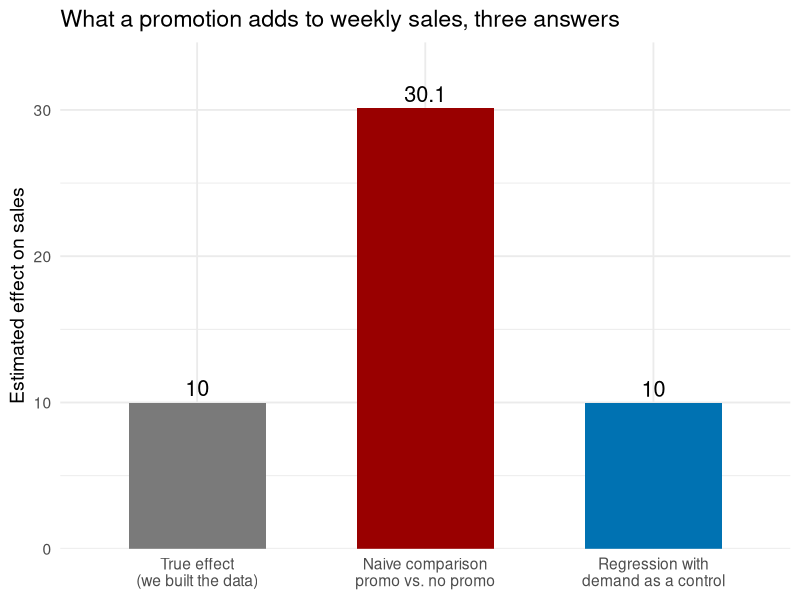
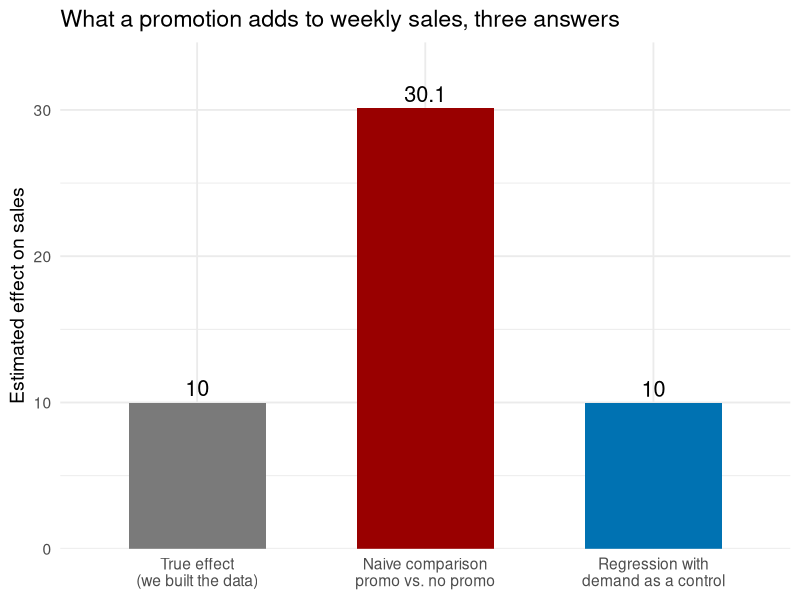
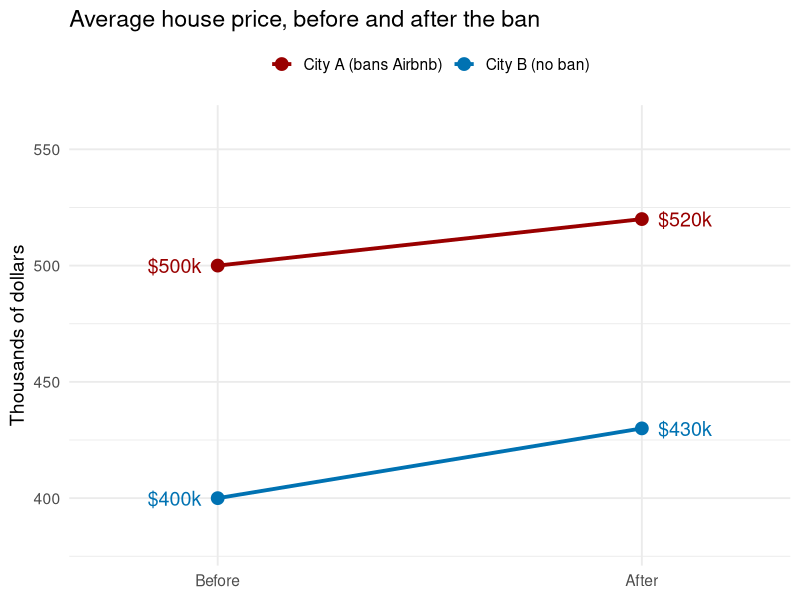
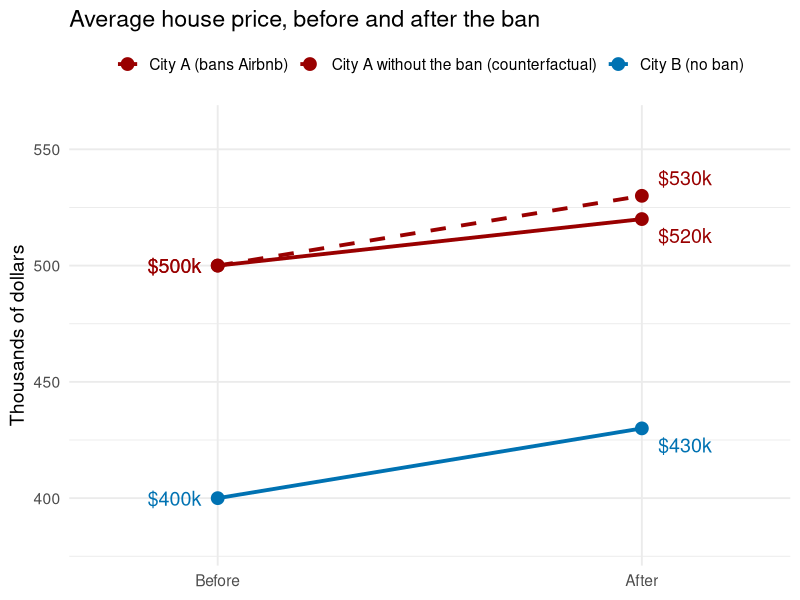

Here is the R script that generated these plots, in order:
## ---- chunk 1
#| include: false
library(data.table)
library(ggplot2)
library(scales)
library(knitr)

usc_red  <- "#990000"
usc_gold <- "#E69F00"
blue     <- "#0072B2"
grey     <- "#7a7a7a"
set.seed(566)

fmt_n <- function(x) format(x, big.mark = ",")
usd   <- function(x) paste0("$", format(round(x), big.mark = ","))
pct   <- function(x, d = 1) paste0(format(round(100 * x, d), nsmall = d), "%")

# --- 1. store promotions: demand drives both the promotion and sales ---
n_store <- 400
true_tau <- 10
st <- data.table(demand = rnorm(n_store))
st[, promo := rbinom(n_store, 1, plogis(-0.3 + 1.5 * demand))]
st[, sales := 100 + 20 * demand + true_tau * promo + rnorm(n_store, 0, 8)]
naive_st <- st[promo == 1, mean(sales)] - st[promo == 0, mean(sales)]
ctrl_st  <- coef(lm(sales ~ promo + demand, st))["promo"]
demand_gap <- st[promo == 1, mean(demand)] - st[promo == 0, mean(demand)]
share_promo <- st[, mean(promo)]
bars <- data.table(
  what = factor(c("True effect\n(we built the data)", "Naive comparison\npromo vs. no promo",
                  "Regression with\ndemand as a control"),
                levels = c("True effect\n(we built the data)", "Naive comparison\npromo vs. no promo",
                           "Regression with\ndemand as a control")),
  value = c(true_tau, naive_st, ctrl_st))
p_bars <- ggplot(bars, aes(x = what, y = value, fill = what)) +
  geom_col(width = 0.6) +
  geom_text(aes(label = round(value, 1)), vjust = -0.4, size = 5.5) +
  scale_fill_manual(values = c(grey, usc_red, blue), guide = "none") +
  scale_y_continuous(expand = expansion(mult = c(0, 0.15))) +
  labs(title = "What a promotion adds to weekly sales, three answers", x = NULL, y = "Estimated effect on sales") +
  theme_minimal(base_size = 14)

# --- 2. matching toy example ---
mt <- data.table(
  Customer = c("T1", "T2", "T3", "T4", "C1", "C2", "C3", "C4", "C5", "C6"),
  Group = c(rep("coupon", 4), rep("no coupon", 6)),
  `Propensity score` = c(0.80, 0.62, 0.45, 0.30, 0.81, 0.60, 0.47, 0.28, 0.10, 0.05),
  Sales = c(70, 58, 50, 44, 66, 55, 46, 43, 30, 25))
pairs <- data.table(
  Treated = c("T1", "T2", "T3", "T4"),
  `Treated score` = c(0.80, 0.62, 0.45, 0.30),
  `Matched control` = c("C1", "C2", "C3", "C4"),
  `Control score` = c(0.81, 0.60, 0.47, 0.28),
  `Treated sales` = c(70, 58, 50, 44),
  `Control sales` = c(66, 55, 46, 43))
pairs[, Difference := `Treated sales` - `Control sales`]
att_toy   <- mean(pairs$Difference)
naive_toy <- mt[Group == "coupon", mean(Sales)] - mt[Group == "no coupon", mean(Sales)]

# --- 3. DiD: a short-term-rental ban in one city ---
did <- data.table(
  City = c("City A (bans Airbnb)", "City B (no ban)"),
  `Avg. price before` = c("$500k", "$400k"),
  `Avg. price after`  = c("$520k", "$430k"),
  `After minus before` = c("+$20k", "+$30k"))
did_est <- 20 - 30
did_long <- data.table(
  city = rep(c("City A (bans Airbnb)", "City B (no ban)", "City A without the ban (counterfactual)"), each = 2),
  period = rep(c("Before", "After"), 3),
  price = c(500, 520, 400, 430, 500, 530))
did_long[, period := factor(period, levels = c("Before", "After"))]
did_long[, city := factor(city, levels = c("City A (bans Airbnb)", "City A without the ban (counterfactual)", "City B (no ban)"))]
cf_name <- "City A without the ban (counterfactual)"
p_did <- function(show_cf = FALSE) {
  d <- copy(if (show_cf) did_long else did_long[city != cf_name])
  d[, city := droplevels(city)]
  d[, vj := if (show_cf) fifelse(city == cf_name, -0.7, 1.6) else 0.5]
  cols <- c("City A (bans Airbnb)" = usc_red, usc_red, "City B (no ban)" = blue)
  names(cols)[2] <- cf_name
  lts <- c("City A (bans Airbnb)" = "solid", "dashed", "City B (no ban)" = "solid")
  names(lts)[2] <- cf_name
  g <- ggplot(d, aes(x = period, y = price, group = city, color = city, linetype = city)) +
    geom_line(linewidth = 1.3) + geom_point(size = 4) +
    geom_text(data = d[period == "After"], aes(label = paste0("$", price, "k"), vjust = vj),
              hjust = -0.3, size = 5, show.legend = FALSE) +
    geom_text(data = d[period == "Before"], aes(label = paste0("$", price, "k")),
              hjust = 1.3, size = 5, show.legend = FALSE) +
    scale_color_manual(values = cols, name = NULL) +
    scale_linetype_manual(values = lts, name = NULL) +
    scale_x_discrete(expand = expansion(mult = 0.35)) +
    scale_y_continuous(limits = c(380, 560)) +
    labs(title = "Average house price, before and after the ban", x = NULL, y = "Thousands of dollars") +
    theme_minimal(base_size = 14) + theme(legend.position = "top")
  g
}

# --- 4. CPF results, retyped from the paper (log points) ---
to_pct <- function(b) pct(exp(b) - 1)
main_tab <- data.table(
  ` ` = c("After joining CPF", "", "Controls", "Observations"),
  `log Sales` = c("0.146***", "(0.009)", "No", "1,365,441"),
  `log Units` = c("0.059***", "(0.004)", "No", "1,365,441"),
  `log Sales ` = c("0.118***", "(0.008)", "Yes", "1,242,984"),
  `log Units ` = c("0.043***", "(0.003)", "Yes", "1,242,984"))
cross_tab <- data.table(
  ` ` = c("After × Treated", "", "Controls", "Observations"),
  `log Sales` = c("0.170***", "(0.023)", "No", "167,040"),
  `log Units` = c("0.119***", "(0.012)", "No", "167,040"),
  `log Sales ` = c("0.086***", "(0.016)", "Yes", "166,869"),
  `log Units ` = c("0.077***", "(0.008)", "Yes", "166,869"))
## ---- chunk 2
#| fig-width: 8
#| fig-height: 4.2
p_bars
## ---- chunk 3
#| fig-width: 8
#| fig-height: 3
p_bars
## ---- chunk 4
kable(mt, align = "llcc")
## ---- chunk 5
kable(pairs, align = "lclccccc")
## ---- chunk 6
kable(did, align = "lccc")
## ---- chunk 7
kable(did, align = "lccc")
## ---- chunk 8
#| fig-width: 8
#| fig-height: 4.3
p_did(FALSE)
## ---- chunk 9
#| fig-width: 8
#| fig-height: 3.3
p_did(TRUE)
## ---- chunk 10
kable(main_tab, align = "lcccc")
